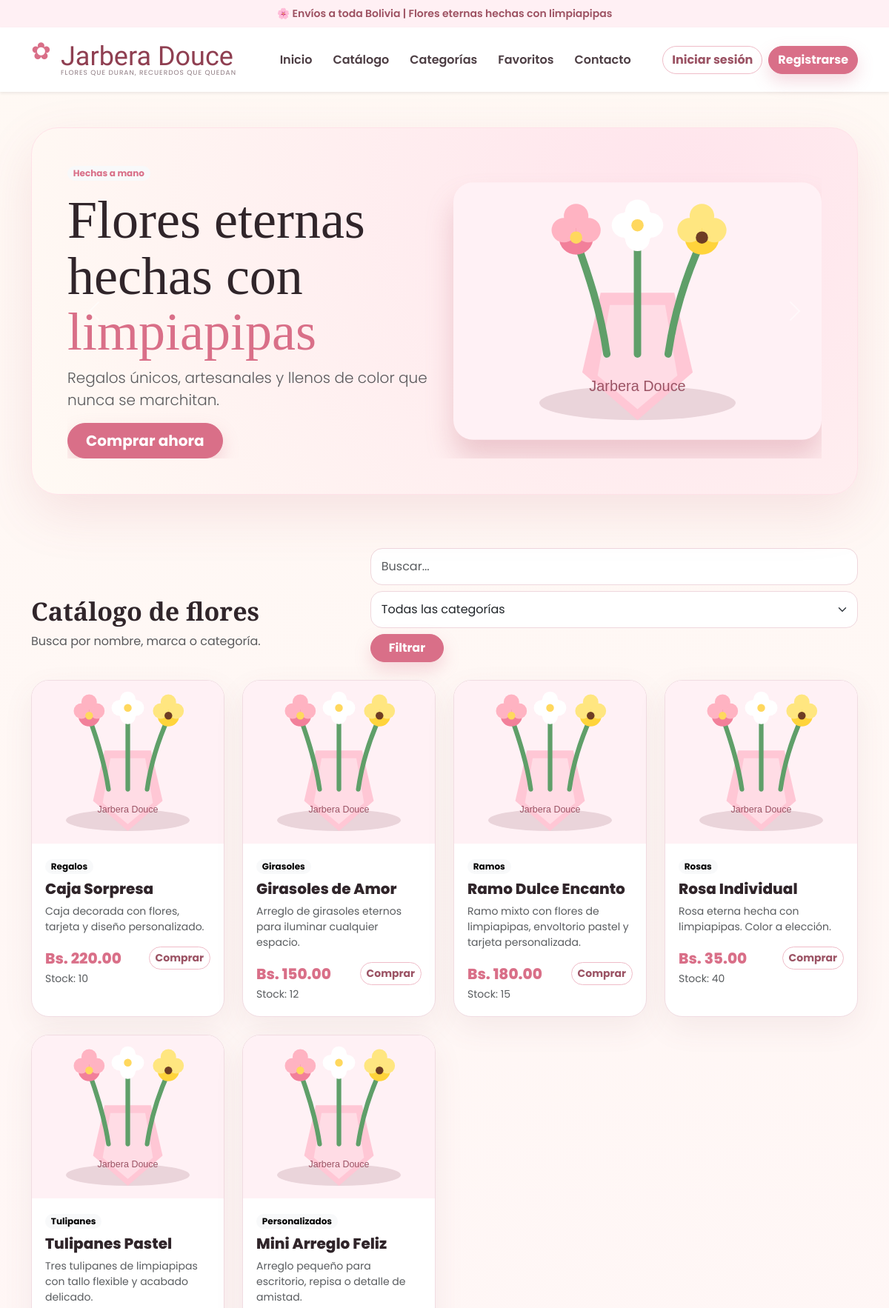
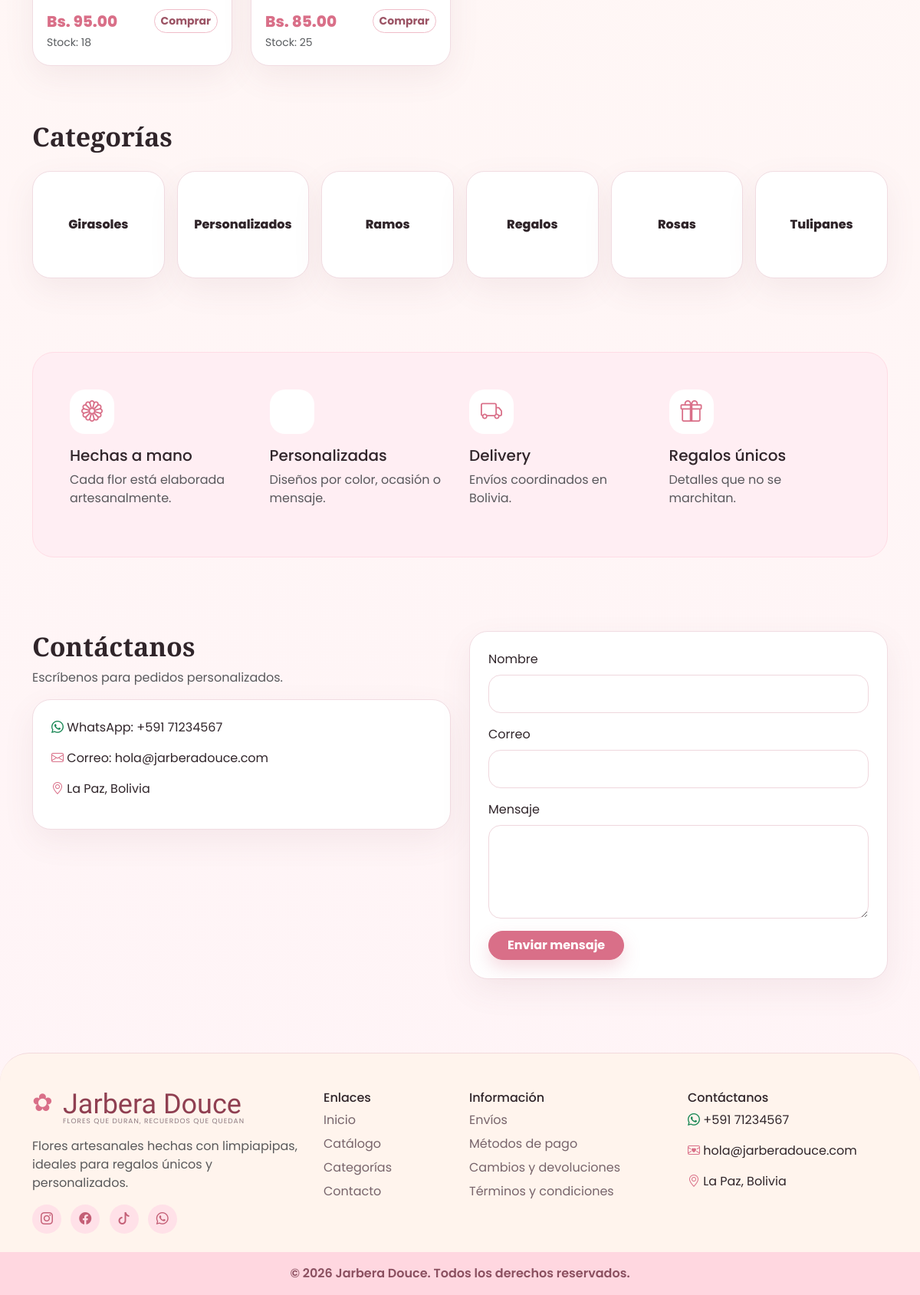
The page / on the database its author committed (2 pictures, top to bottom).
### tables this page shows
CREATE TABLE productos (
    id_producto INT AUTO_INCREMENT PRIMARY KEY,
    id_categoria INT NOT NULL,
    nombre VARCHAR(120) NOT NULL,
    marca VARCHAR(100) NOT NULL DEFAULT 'Jarbera Douce',
    descripcion TEXT NULL,
    precio DECIMAL(10,2) NOT NULL,
    stock INT NOT NULL DEFAULT 0,
    imagen VARCHAR(255) DEFAULT 'assets/img/default.svg',
    destacado TINYINT(1) NOT NULL DEFAULT 0,
    estado TINYINT(1) NOT NULL DEFAULT 1,
    FOREIGN KEY (id_categoria) REFERENCES categorias(id_categoria)
        ON UPDATE CASCADE ON DELETE RESTRICT
);

CREATE TABLE categorias (
    id_categoria INT AUTO_INCREMENT PRIMARY KEY,
    nombre_categoria VARCHAR(100) NOT NULL,
    descripcion TEXT NULL
);

### config/conexion.php (called while the page is built, shortened)
<?php
function e($valor) {
    return htmlspecialchars((string)$valor, ENT_QUOTES, 'UTF-8');
}
function url($ruta = '') {
    return APP_URL . '/' . ltrim($ruta, '/');
}
function estaLogueado() {
    return isset($_SESSION['usuario']);
}
function esAdmin() {
    return estaLogueado() && $_SESSION['usuario']['rol'] === 'admin';
}
function esCliente() {
    return estaLogueado() && $_SESSION['usuario']['rol'] === 'cliente';
}
?>

### index.php (the view, shortened to what this page needs)
<?php
require_once __DIR__ . '/config/conexion.php';
$buscar = trim($_GET['buscar'] ?? '');
$categorias = $conexion->query("SELECT * FROM categorias ORDER BY nombre_categoria")->fetch_all(MYSQLI_ASSOC);
$sql = "SELECT p.*, c.nombre_categoria
        FROM productos p
        INNER JOIN categorias c ON p.id_categoria = c.id_categoria
        WHERE p.estado = 1";
$sql .= " ORDER BY p.destacado DESC, p.nombre ASC";
$stmt = $conexion->prepare($sql);
$stmt->execute();
$productos = $stmt->get_result()->fetch_all(MYSQLI_ASSOC);
include __DIR__ . '/includes/header.php';
?>
<section class="container py-5">
    <div id="sliderPrincipal" class="carousel slide hero-card p-4 p-lg-5" data-bs-ride="carousel">
        <div class="carousel-inner">
            <div class="carousel-item active">
                <div class="row align-items-center g-4">
                    <div class="col-lg-6">
                        <span class="badge rounded-pill bg-light text-rose mb-3">Hechas a mano</span>
                        <h1 class="hero-title">Flores eternas hechas con <span>limpiapipas</span></h1>
                        <p class="lead text-muted">
                            Regalos únicos, artesanales y llenos de color que nunca se marchitan.
                        </p>
                        <a href="#catalogo" class="btn btn-rose btn-lg rounded-pill px-4">
                            Comprar ahora
                        </a>
                    </div>
                    <div class="col-lg-6 text-center">
                        <img src="<?= url('assets/img/default.svg') ?>" class="hero-img" alt="Flores de limpiapipas">
                    </div>
                </div>
            </div>
        </div>
        <button class="carousel-control-prev" type="button" data-bs-target="#sliderPrincipal" data-bs-slide="prev">
            <span class="carousel-control-prev-icon"></span>
        </button>
        <button class="carousel-control-next" type="button" data-bs-target="#sliderPrincipal" data-bs-slide="next">
            <span class="carousel-control-next-icon"></span>
        </button>
    </div>
</section>
<section id="catalogo" class="container py-4">
    <div class="d-flex justify-content-between align-items-end flex-wrap gap-3 mb-4">
        <div>
            <h2 class="section-title">Catálogo de flores</h2>
            <p class="text-muted">Busca por nombre, marca o categoría.</p>
        </div>
        <form method="get" class="d-flex flex-wrap gap-2">
            <input type="search" name="buscar" class="form-control" placeholder="Buscar..." value="<?= e($buscar) ?>">
            <select name="categoria" class="form-select">
                <option value="0">Todas las categorías</option>
            </select>
            <button class="btn btn-rose rounded-pill px-4">Filtrar</button>
        </form>
    </div>
    <div class="row g-4">
        <?php foreach ($productos as $producto): ?>
            <div class="col-md-6 col-lg-4 col-xl-3">
                <div class="product-card h-100 position-relative">
                    <img src="<?= url($producto['imagen']) ?>" class="product-img" alt="<?= e($producto['nombre']) ?>">
                    <div class="product-body">
                        <span class="badge text-bg-light rounded-pill mb-2"><?= e($producto['nombre_categoria']) ?></span>
                        <h5 class="product-title"><?= e($producto['nombre']) ?></h5>
                        <p class="text-muted small"><?= e($producto['descripcion']) ?></p>
                        <div class="d-flex justify-content-between align-items-center">
                            <span class="product-price">Bs. <?= number_format($producto['precio'], 2) ?></span>
                            <?php if (esCliente()): ?>
                                <form method="post" action="<?= url('carrito_accion.php') ?>">
                                    <input type="hidden" name="accion" value="agregar">
                                    <input type="hidden" name="id_producto" value="<?= $producto['id_producto'] ?>">
                                    <button class="icon-btn"><i class="bi bi-plus-lg"></i></button>
                                </form>
                            <?php elseif (!estaLogueado()): ?>
                                <a href="<?= url('auth/login.php') ?>" class="btn btn-sm btn-outline-rose rounded-pill">Comprar</a>
                            <?php endif; ?>
                        </div>
                        <small class="text-muted">Stock: <?= (int)$producto['stock'] ?></small>
                    </div>
                </div>
            </div>
        <?php endforeach; ?>
    </div>
</section>
<section id="categorias" class="container py-5">
    <h2 class="section-title mb-4">Categorías</h2>
    <div class="row g-3">
        <?php foreach ($categorias as $cat): ?>
            <div class="col-6 col-md-4 col-lg-2">
                <a class="category-card text-center" href="<?= url('index.php?categoria=' . $cat['id_categoria'] . '#catalogo') ?>">
                    <?= e($cat['nombre_categoria']) ?>
                </a>
            </div>
        <?php endforeach; ?>
    </div>
</section>
<section class="container py-5">
    <div class="benefits p-4 p-lg-5">
        <div class="row g-4">
            <div class="col-md-3">
                <div class="benefit-icon mb-3"><i class="bi bi-flower1"></i></div>
                <h5>Hechas a mano</h5>
                <p class="text-muted">Cada flor está elaborada artesanalmente.</p>
            </div>
            <div class="col-md-3">
                <div class="benefit-icon mb-3"><i class="bi bi-pencil-heart"></i></div>
                <h5>Personalizadas</h5>
                <p class="text-muted">Diseños por color, ocasión o mensaje.</p>
            </div>
            <div class="col-md-3">
                <div class="benefit-icon mb-3"><i class="bi bi-truck"></i></div>
                <h5>Delivery</h5>
                <p class="text-muted">Envíos coordinados en Bolivia.</p>
            </div>
            <div class="col-md-3">
                <div class="benefit-icon mb-3"><i class="bi bi-gift"></i></div>
                <h5>Regalos únicos</h5>
                <p class="text-muted">Detalles que no se marchitan.</p>
            </div>
        </div>
    </div>
</section>
<section id="contacto" class="container py-5">
    <div class="row g-4">
        <div class="col-lg-6">
            <h2 class="section-title">Contáctanos</h2>
            <p class="text-muted">Escríbenos para pedidos personalizados.</p>
            <div class="soft-card p-4">
                <p><i class="bi bi-whatsapp text-success"></i> WhatsApp: +591 71234567</p>
                <p><i class="bi bi-envelope text-rose"></i> Correo: hola@jarberadouce.com</p>
                <p><i class="bi bi-geo-alt text-rose"></i> La Paz, Bolivia</p>
            </div>
        </div>
        <div class="col-lg-6">
            <form class="soft-card p-4 needs-validation" novalidate onsubmit="return false;">
                <div class="mb-3">
                    <label class="form-label">Nombre</label>
                    <input class="form-control" required>
                </div>
                <div class="mb-3">
                    <label class="form-label">Correo</label>
                    <input type="email" class="form-control" required>
                </div>
                <div class="mb-3">
                    <label class="form-label">Mensaje</label>
                    <textarea class="form-control" rows="4" required></textarea>
                </div>
                <button class="btn btn-rose rounded-pill px-4">Enviar mensaje</button>
            </form>
        </div>
    </div>
</section>
<?php include __DIR__ . '/includes/footer.php'; ?>

### includes/header.php (shortened to what this page needs)
<?php
require_once __DIR__ . '/../config/conexion.php';
?>
<!doctype html>
<html lang="es">
<head>
    <link href="https://cdn.jsdelivr.net/npm/bootstrap@5.3.3/dist/css/bootstrap.min.css" rel="stylesheet">
    <link href="https://cdn.jsdelivr.net/npm/bootstrap-icons@1.11.3/font/bootstrap-icons.css" rel="stylesheet">
    <link rel="stylesheet" href="<?= url('assets/css/styles.css') ?>">
</head>
<body>
<div class="top-strip text-center py-2">
    🌸 Envíos a toda Bolivia | Flores eternas hechas con limpiapipas
</div>
<nav class="navbar navbar-expand-lg bg-white shadow-sm sticky-top py-3">
    <div class="container">
        <a href="<?= url('index.php') ?>" class="navbar-brand brand">
            <span class="brand-icon">✿</span>
            <span class="brand-title">Jarbera Douce</span>
            <small>Flores que duran, recuerdos que quedan</small>
        </a>
        <div id="menu" class="collapse navbar-collapse">
            <ul class="navbar-nav mx-auto">
                <li class="nav-item"><a class="nav-link" href="<?= url('index.php') ?>">Inicio</a></li>
                <li class="nav-item"><a class="nav-link" href="<?= url('index.php#catalogo') ?>">Catálogo</a></li>
                <li class="nav-item"><a class="nav-link" href="<?= url('index.php#categorias') ?>">Categorías</a></li>
                <?php if (!esAdmin()): ?>
                    <li class="nav-item"><a class="nav-link" href="<?= url('favoritos.php') ?>">Favoritos</a></li>
                <?php endif; ?>
                <li class="nav-item"><a class="nav-link" href="<?= url('index.php#contacto') ?>">Contacto</a></li>
            </ul>
            <div class="d-flex gap-2 flex-wrap">
                <?php if (estaLogueado()): ?>
                    <?php if (esAdmin()): ?>
                        <a class="btn btn-outline-rose rounded-pill" href="<?= url('admin/dashboard.php') ?>">Panel admin</a>
                    <?php else: ?>
                        <a class="btn btn-outline-rose rounded-pill" href="<?= url('cliente/historial.php') ?>">Mis compras</a>
                    <?php endif; ?>
                    <a class="btn btn-rose rounded-pill" href="<?= url('auth/logout.php') ?>">Salir</a>
                <?php else: ?>
                    <a class="btn btn-outline-rose rounded-pill" href="<?= url('auth/login.php') ?>">Iniciar sesión</a>
                    <a class="btn btn-rose rounded-pill" href="<?= url('auth/register.php') ?>">Registrarse</a>
                <?php endif; ?>
            </div>
        </div>
    </div>
</nav>
<main>

### includes/footer.php (shortened to what this page needs)
</main>
<footer id="contacto" class="footer mt-5 pt-5">
    <div class="container pb-4">
        <div class="row g-4">
            <div class="col-lg-4">
                <div class="brand mb-3">
                    <span class="brand-icon">✿</span>
                    <span class="brand-title">Jarbera Douce</span>
                    <small>Flores que duran, recuerdos que quedan</small>
                </div>
                <p class="text-muted">
                    Flores artesanales hechas con limpiapipas, ideales para regalos únicos y personalizados.
                </p>
                <div class="socials">
                    <span><i class="bi bi-instagram"></i></span>
                    <span><i class="bi bi-facebook"></i></span>
                    <span><i class="bi bi-tiktok"></i></span>
                    <span><i class="bi bi-whatsapp"></i></span>
                </div>
            </div>
            <div class="col-lg-2">
                <h6>Enlaces</h6>
                <a href="<?= url('index.php') ?>">Inicio</a>
                <a href="<?= url('index.php#catalogo') ?>">Catálogo</a>
                <a href="<?= url('index.php#categorias') ?>">Categorías</a>
                <a href="<?= url('index.php#contacto') ?>">Contacto</a>
            </div>
            <div class="col-lg-3">
                <h6>Información</h6>
                <a href="#">Envíos</a>
                <a href="#">Métodos de pago</a>
                <a href="#">Cambios y devoluciones</a>
                <a href="#">Términos y condiciones</a>
            </div>
            <div class="col-lg-3">
                <h6>Contáctanos</h6>
                <p><i class="bi bi-whatsapp text-success"></i> +591 71234567</p>
                <p><i class="bi bi-envelope-heart text-rose"></i> hola@jarberadouce.com</p>
                <p><i class="bi bi-geo-alt text-rose"></i> La Paz, Bolivia</p>
            </div>
        </div>
    </div>
    <div class="footer-bottom text-center py-3">
        © <?= date('Y') ?> Jarbera Douce. Todos los derechos reservados.
    </div>
</footer>
</body>
</html>

### assets/css/styles.css (style rules this page uses)
:root { --rose:#d96f88; --rose-dark:#b94f68; --rose-soft:#ffe4ea; --cream:#fffaf4; --ink:#30252a; }
body { font-family:'Poppins',sans-serif; background:linear-gradient(180deg,#fff9f4,#fff4f7); color:var(--ink); }
.top-strip { background:#fff0f4; color:#9d5262; font-weight:600; font-size:14px; }
.brand { position:relative; padding-left:40px; display:flex; flex-direction:column; line-height:1; text-decoration:none; color:var(--ink); }
.brand-icon { position:absolute; left:0; top:0; font-size:32px; color:var(--rose); }
.brand-title { font-family:'Sacramento',cursive; font-size:36px; color:#8f3f51; }
.brand small { font-size:9px; text-transform:uppercase; color:#8d7a80; letter-spacing:1px; }
.nav-link { font-weight:600; color:#4c3d43!important; border-radius:999px; padding:8px 14px!important; }
.btn-rose { background:var(--rose); border-color:var(--rose); color:white; font-weight:700; box-shadow:0 10px 22px rgba(217,111,136,.25); }
.btn-outline-rose { border:1px solid #efbcc8; color:#9b5364; font-weight:700; background:white; }
.text-rose { color:var(--rose)!important; }
.hero-card { border-radius:36px; background:radial-gradient(circle at 80% 20%,#ffe4ec,#fffaf4); box-shadow:0 25px 70px rgba(185,79,104,.13); border:1px solid #ffe1e8; overflow:hidden; }
.hero-title { font-family:'Playfair Display',serif; font-size:clamp(42px,6vw,76px); line-height:1.05; }
.hero-title span { color:var(--rose); }
.hero-img { width:100%; max-height:430px; object-fit:contain; filter:drop-shadow(0 25px 18px rgba(178,72,95,.23)); }
.section-title { font-family:'Playfair Display',serif; font-weight:700; font-size:34px; }
.product-card, .soft-card, .category-card, .table-card, .auth-card { background:white; border:1px solid #f1dce2; border-radius:24px; box-shadow:0 15px 40px rgba(130,80,92,.08); }
.product-card { overflow:hidden; transition:.25s; }
.product-img { height:220px; width:100%; object-fit:cover; background:#fff2f5; }
.product-body { padding:18px; }
.product-title { font-weight:800; }
.product-price { color:var(--rose); font-size:20px; font-weight:800; }
.category-card { text-decoration:none; color:var(--ink); height:140px; display:flex; align-items:center; justify-content:center; font-weight:800; transition:.25s; }
.benefits { background:#ffeef3; border-radius:28px; border:1px solid #ffdce5; }
.benefit-icon { width:58px; height:58px; display:grid; place-items:center; background:white; border-radius:20px; color:var(--rose); font-size:28px; }
.form-control, .form-select { border-radius:16px; border-color:#efd7dd; padding:12px 14px; }
.footer { background:#fff4ed; border-top:1px solid #f2d9dc; border-radius:38px 38px 0 0; }
.footer a { display:block; color:#77646b; text-decoration:none; margin:7px 0; }
.socials span { display:inline-grid; place-items:center; width:38px; height:38px; border-radius:50%; background:#ffe1e8; color:#c45f76; margin-right:8px; }
.footer-bottom { background:#ffd7e0; color:#8b5060; font-weight:600; }

### rows shown on the page
productos: imagen (placeholder picture), id_categoria.nombre_categoria "Regalos", nombre "Caja Sorpresa", descripcion "Caja decorada con flores, tarjeta y diseño personalizado.", precio "220.00", stock "10"
productos: imagen (placeholder picture), id_categoria.nombre_categoria "Girasoles", nombre "Girasoles de Amor", descripcion "Arreglo de girasoles eternos para iluminar cualquier espacio.", precio "150.00", stock "12"
productos: imagen (placeholder picture), id_categoria.nombre_categoria "Ramos", nombre "Ramo Dulce Encanto", descripcion "Ramo mixto con flores de limpiapipas, envoltorio pastel y tarjeta personalizada.", precio "180.00", stock "15"
productos: imagen (placeholder picture), id_categoria.nombre_categoria "Rosas", nombre "Rosa Individual", descripcion "Rosa eterna hecha con limpiapipas. Color a elección.", precio "35.00", stock "40"
productos: imagen (placeholder picture), id_categoria.nombre_categoria "Tulipanes", nombre "Tulipanes Pastel", descripcion "Tres tulipanes de limpiapipas con tallo flexible y acabado delicado.", precio "95.00", stock "18"
productos: imagen (placeholder picture), id_categoria.nombre_categoria "Personalizados", nombre "Mini Arreglo Feliz", descripcion "Arreglo pequeño para escritorio, repisa o detalle de amistad.", precio "85.00", stock "25"
categorias: nombre_categoria "Girasoles"
categorias: nombre_categoria "Personalizados"
categorias: nombre_categoria "Ramos"
categorias: nombre_categoria "Regalos"
categorias: nombre_categoria "Rosas"
categorias: nombre_categoria "Tulipanes"
